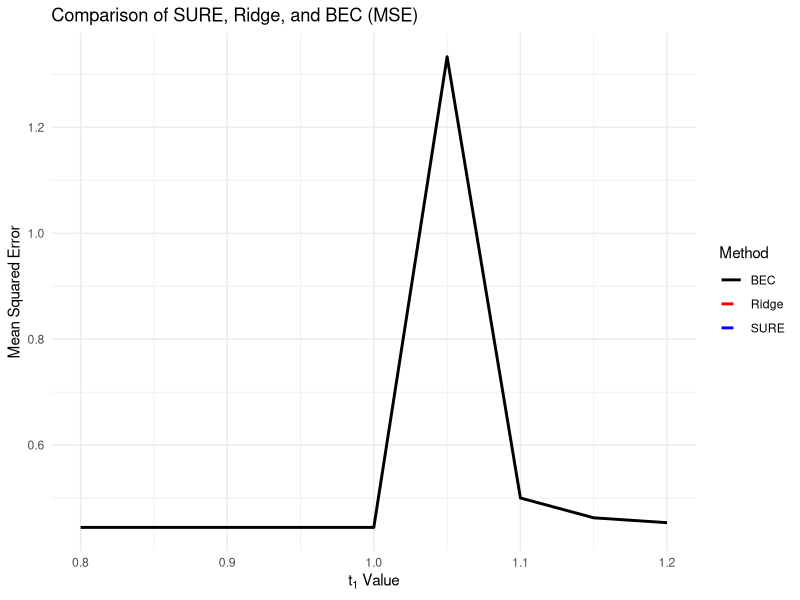

The R source for this figure:
library(glmnet)
library(ggplot2)
library(MASS)

# Function to generate Toeplitz matrix (with PD fix using nearPD)
generate_toeplitz <- function(t1, t2, t3) {
  T <- matrix(c(t1, t2, t3, t2, t1, t2, t3, t2, t1), nrow = 3, byrow = TRUE)
  eigen_values <- eigen(T, only.values = TRUE)$values
  
  # Check if any eigenvalues are non-positive (within tolerance)
  if (any(eigen_values <= 1e-8)) { 
    T <- Matrix::nearPD(T)$mat  # Make it PD
  }
  return(T)
}

# Function to compute SURE estimate of GBEC score (with singularity check)
compute_sure_gbec <- function(X, Y, lambda_seq, Sigma) {
  n <- nrow(X)
  model <- glmnet(X, Y, alpha = 0, lambda = lambda_seq, intercept = FALSE)
  df <- model$df
  sigma2_hat <- colMeans((Y - predict(model, X))^2) / (1 - df/n)
  sure <- colSums((Y - predict(model, X))^2) + 2 * sigma2_hat * df - n * sigma2_hat
  best_lambda <- model$lambda[which.min(sure)]
  
  J <- matrix(1, ncol(X), 1)
  
  # Singular Value Decomposition of Sigma to assess rank
  svd_result <- svd(Sigma)
  
  # If matrix is close to singular return NA
  if (min(svd_result$d) / max(svd_result$d) < 1e-7) {
    warning("Sigma is nearly singular in SURE. Returning NA for this iteration.")
    return(NA)
  } else {
    gamma_sure <- solve(Sigma + best_lambda * diag(ncol(X))) %*% J / as.numeric(t(J) %*% solve(Sigma + best_lambda * diag(ncol(X))) %*% J)
    gbec_score <- as.numeric(t(gamma_sure) %*% t(X))
    return(gbec_score)
  }
}

# Function to compute ridge estimate of GBEC score (with singularity check)
compute_ridge_gbec <- function(X, Y, lambda, Sigma) {
  # Singular Value Decomposition of Sigma to assess rank
  svd_result <- svd(Sigma)
  # If matrix is close to singular return NA
  if (min(svd_result$d) / max(svd_result$d) < 1e-7) {
    warning("Sigma is nearly singular in Ridge. Returning NA for this iteration.")
    return(NA)
  } 
  
  model <- glmnet(X, Y, alpha = 0, lambda = lambda, intercept = FALSE)
  gamma_ridge <- coef(model)[-1]
  gbec_score <- as.numeric(t(gamma_ridge) %*% t(X))
  return(gbec_score)
}

# Function to compute BEC using pseudo-inverse (with error handling and improved inversion)
compute_bec <- function(X, Y, tol = 1e-7, Sigma) {
  
  # Ensure Sigma is a matrix (not a dataframe)
  Sigma <- as.matrix(Sigma)
  
  # Ensure J is a column vector and has the correct dimensions
  J <- matrix(1, ncol(Sigma), 1)
  
  # Check if Sigma is invertible with tolerance
  if (rcond(Sigma) < tol) {
    warning(paste("Covariance matrix is ill-conditioned, BEC results may be unreliable."))
  }
  
  # Calculate pseudo-inverse using SVD with tolerance
  Sigma_pseudo_inv <- ginv(Sigma, tol = tol) 
  
  # Explicitly ensure dimensions match (with rounding)
  if (round(ncol(Sigma_pseudo_inv)) != round(nrow(J))) {
    stop("Dimension mismatch between Sigma_pseudo_inv and J (even after rounding).")
  }
  
  # Use tryCatch to handle potential errors in c_opt calculation
  c_opt <- tryCatch(
    {
      as.numeric(1 / (t(J) %*% Sigma_pseudo_inv %*% J))  # Force numeric result
    },
    error = function(e) {
      warning(paste("Error calculating c_opt in BEC:", e$message))
      NA  # Return NA if there's an error
    }
  )
  
  # If c_opt is not NA, calculate gamma
  if (!is.na(c_opt)) {
    gamma <- c_opt * Sigma_pseudo_inv %*% J
  } else {
    gamma <- rep(NA, nrow(Sigma_pseudo_inv))  # Return NAs for gamma if c_opt is NA
  }
  
  return(drop(gamma))
}


# Simulation settings
set.seed(123)
n <- 100
num_simulations <- 100 
t1_values <- seq(0.8, 1.2, by = 0.05) 
t2 <- 1.0
t3 <- 0.9
lambda_seq <- seq(0.01, 1, length.out = 100)

# Function to calculate the MSE (Mean Squared Error)
calculate_mse <- function(estimator_func, ..., true_gbec) {
  mse_values <- replicate(num_simulations, {
    # Obtain the estimated coefficients (gamma) or Gbec score (y)
    estimated_values <- tryCatch(
      estimator_func(...),
      error = function(e) {
        NA # Return NA if there's an error
      }
    )
    
    # Calculate the squared error between the estimated and true GBEC score
    (mean(estimated_values, na.rm = TRUE) - true_gbec)^2 
  })
  return(mean(mse_values, na.rm = TRUE)) # Return the average MSE (ignoring NAs)
}

# Create an empty dataframe to store the results
results_mse <- data.frame(t1 = numeric(), Method = character(), MSE = numeric())
# Perform the simulation and calculate MSEs for SURE
for(t1 in t1_values) {
  Sigma <- generate_toeplitz(t1, t2, t3)
  X <- mvrnorm(n, rep(0, 3), Sigma)
  Y <- rowSums(X) + rnorm(n, sd = 0.5)
  
  # Obtain the true GBEC score (adjusted for actual mean of X)
  true_gbec <- 3/2 * mean(X[, 1]) 
  
  # Estimate MSEs
  mse_sure <- calculate_mse(compute_sure_gbec, X, Y, lambda_seq, Sigma, true_gbec = true_gbec)
  mse_ridge <- calculate_mse(compute_ridge_gbec, X, Y, lambda = 0.1, Sigma, true_gbec = true_gbec)
  mse_bec <- tryCatch(
    {
      gamma_bec <- compute_bec(X, Y, Sigma = Sigma)
      mean((gamma_bec - rep(1, 3))^2) # Calculate MSE directly for gamma_bec
    },
    error = function(e) {
      warning(paste("Error computing BEC:", e$message))
      NA
    }
  )
  
  # Add results to the data frame
  results_mse <- rbind(results_mse, data.frame(t1 = t1, Method = "SURE", MSE = mse_sure))
  results_mse <- rbind(results_mse, data.frame(t1 = t1, Method = "Ridge", MSE = mse_ridge))
  results_mse <- rbind(results_mse, data.frame(t1 = t1, Method = "BEC", MSE = mse_bec)) # Added this line
}


# Create plot (highlighting the true value)
ggplot(results_mse, aes(x = t1, y = MSE, color = Method, linetype = Method)) +
  geom_line(size = 1, na.rm = TRUE) +
  labs(title = "Comparison of SURE, Ridge, and BEC (MSE)",
       x = expression(t[1]~Value), 
       y = "Mean Squared Error") +
  scale_color_manual(values = c("BEC" = "black", "SURE" = "blue", "Ridge" = "red")) +  
  scale_linetype_manual(values = c("BEC" = "solid", "SURE" = "dashed", "Ridge" = "dashed")) +  
  theme_minimal() 